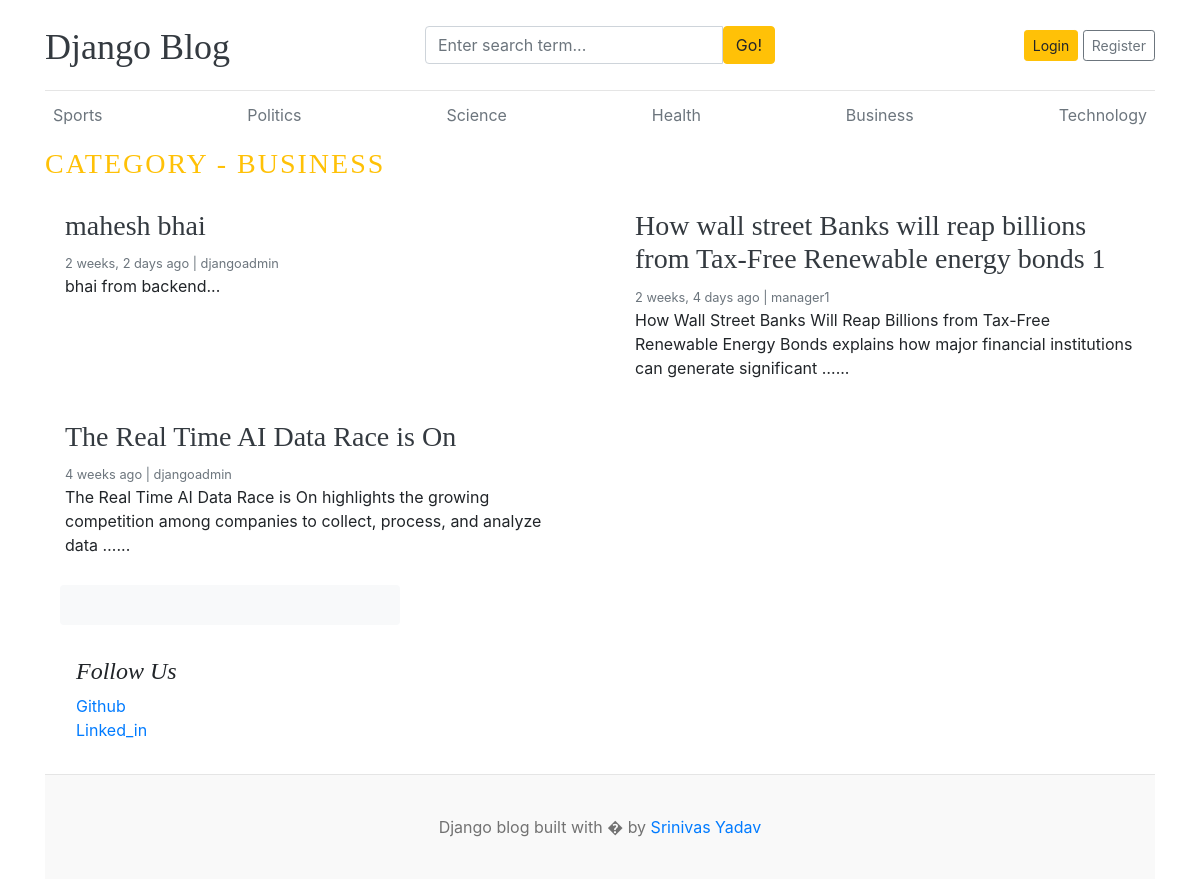
The app's page /category/5/, older data.
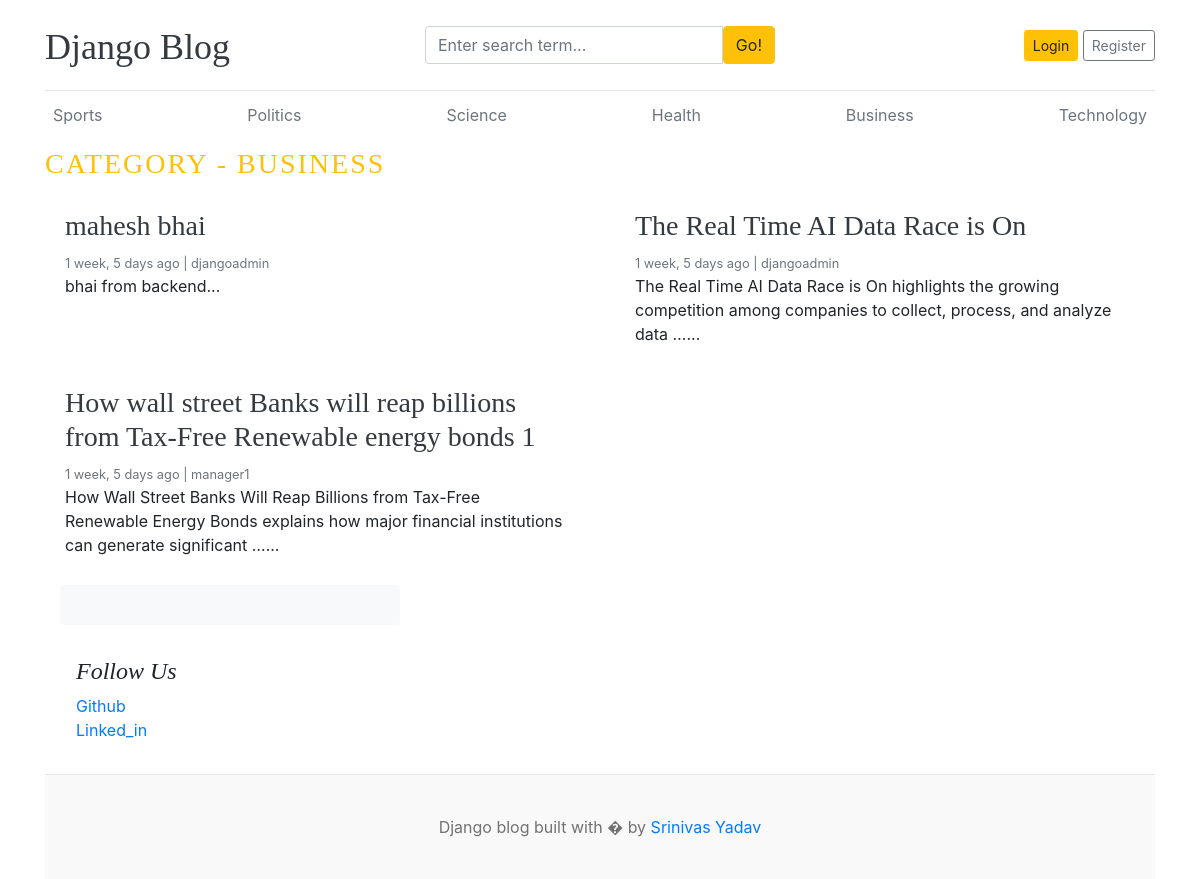
The same page, newer data.
### blogs/models.py (models this page shows, shortened)
class Category(models.Model):
    category_name = models.CharField(max_length=50, unique=True)
    created_at=models.DateTimeField(auto_now_add=True)
    updated_at=models.DateTimeField(auto_now=True)
    class Meta:
        verbose_name_plural = 'Categories'

class Blog(models.Model):
    title = models.CharField(max_length=100)
    slug = models.SlugField(max_length=100, unique=True, blank=False)
    category = models.ForeignKey(Category, on_delete=models.CASCADE)
    author = models.ForeignKey(User, on_delete=models.CASCADE)
    featured_image = models.ImageField(upload_to = '%Y/%m/%d')
    short_description = models.TextField(max_length=500)
    blog_body = models.TextField(max_length=2000)
    status = models.CharField(max_length=20, choices=STATUS_CHOICES, default="Draft")
    is_featured  = models.BooleanField(default=False)
    created_at=models.DateTimeField(auto_now_add=True)
    updated_at=models.DateTimeField(auto_now=True)

### about/models.py (models this page shows, shortened)
class SocialLink(models.Model):
    platform = models.CharField(max_length=25)
    link = models.URLField(max_length=100)
    created_at=models.DateTimeField(auto_now_add=True)
    updated_at=models.DateTimeField(auto_now=True)
    class Meta:
        verbose_name_plural = 'SocialLink'

### blogs/views.py (the view)
# urls.py: path('<int:category_id>/', views.posts_by_category, name='posts_by_category'),
def posts_by_category(request, category_id):
    posts = Blog.objects.filter(status='Published', category= category_id).order_by('-updated_at')
    try:
        category=Category.objects.get(id=category_id)
    except:
        return redirect('home')
    context={
        'posts': posts,
        'category': category
    }
    return render(request, 'posts_by_category.html', context)

### blogs/context_processors.py (called while the page is built)
def get_categories(request):
    categories = Category.objects.all()
    return dict(categories=categories)

def get_social_links(request):
    social_links = SocialLink.objects.all()
    return dict(social_links=social_links)

### templates/posts_by_category.html (shortened to what this page needs)
{% extends 'base.html' %}
{% block content %}
<h3 class="text-uppercase text-warning" style="letter-spacing: 2px;">Category - {{category.category_name}}</h3>
<div class="row mb-2">
  {% if posts%}
  {% for post in posts %}
  <div class="col-md-6">
    <div class="card border-0">
      <div class="card-body">
        <h3><a href="{% url 'blogs' slug=post.slug %}" class="text-decoration-none text-dark">{{ post.title }}</a></h3>
        <small class="mb-1 text-muted">{{post.updated_at | timesince}} ago | {{ post.author }}</small>
        <p class="card-text">{{ post.short_description|truncatewords:20 }}...</p>
      </div>
    </div>
  </div>
  {% endfor %}
  {% else %}
  <p>No posts available in this category.</p>
  {% endif %}
</div>
<aside class="col-md-4 blog-sidebar">
  <div class="p-3 mb-3 bg-light rounded">
  </div>
  {% if social_links %}
  <div class="p-3">
    <h4 class="font-italic">Follow Us</h4>
    <ol class="list-unstyled">
      {% for link in social_links %}
      <li><a href="{{ link.link }}" target="_blank">{{ link.platform }}</a></li>
      {% endfor %}
    </ol>
  </div>
  {% endif %}
</aside>
{% endblock %}

### templates/base.html (shortened to what this page needs)
{% load static %}
<!DOCTYPE html>
<html lang="en">
<head>
  <link href="https://getbootstrap.com/docs/4.0/dist/css/bootstrap.min.css" rel="stylesheet">
  <link href="{% static 'css/blog.css' %}" rel="stylesheet">
  <link rel="stylesheet" href="https://cdnjs.cloudflare.com/ajax/libs/font-awesome/4.7.0/css/font-awesome.min.css">
</head>
<body>
  <div class="container">
    <header class="blog-header py-3">
      <div class="row justify-content-between align-items-center">
        <div class="col-12 col-md-4 pt-1 text-center text-md-left">
          <a class="blog-header-logo text-dark" href="/">Django Blog</a>
        </div>
        <div class="col-12 col-md-4 mt-2 mt-md-0">
          <form action="{% url 'search' %}" method="GET">
            <div class="input-group">
              <input class="form-control" type="text" name="keyword" value="{{ keyword }}"
                placeholder="Enter search term..." aria-label="Enter search term..." aria-describedby="button-search" />
              <button type="submit" class="btn btn-warning" id="button-search" type="button">Go!</button>
            </div>
          </form>
        </div>
        <div class="col-12 col-md-4 d-flex justify-content-center justify-content-md-end mt-2 mt-md-0">
          {% if not user.is_authenticated %}
          <a class="btn btn-sm btn-warning" href="{% url 'login' %}">Login</a> &nbsp;
          <a class="btn btn-sm btn-outline-secondary" href="{% url 'register' %}">Register</a>
          {% else %}
          {% if user.is_staff %}
          <span><a href="{% url 'dashboards' %}">Dashboard</a></span>
          &emsp;
          {% endif %}
          <span><a href="{% url 'logout' %}">Logout</a></span>
          {% endif %}
        </div>
      </div>
    </header>
    <div class="nav-scroller py-1 mb-2">
      <nav class="nav d-flex justify-content-between">
        {% for category in categories %}
        <a class="p-2 text-muted" href="{% url 'posts_by_category' category.id %}">{{ category.category_name }}</a>
        {% endfor %}
      </nav>
    </div>
    {% block content %}
    {% endblock %}
    <footer class="blog-footer">
      <p>Django blog built with � by <a href="#">Srinivas Yadav</a></p>
    </footer>
</body>
</html>

Row changes from the older to the newer data that the page shows:
changed Blog "mahesh bhai": updated_at "2 weeks, 2 days" → "1 week, 5 days"
changed Blog "The Real Time AI Data Race is On": updated_at "4 weeks" → "1 week, 5 days"; moves up the list
changed Blog "How wall street Banks will reap billions from Tax-Free Renewable energy bonds 1": updated_at "2 weeks, 4 days" → "1 week, 5 days"
